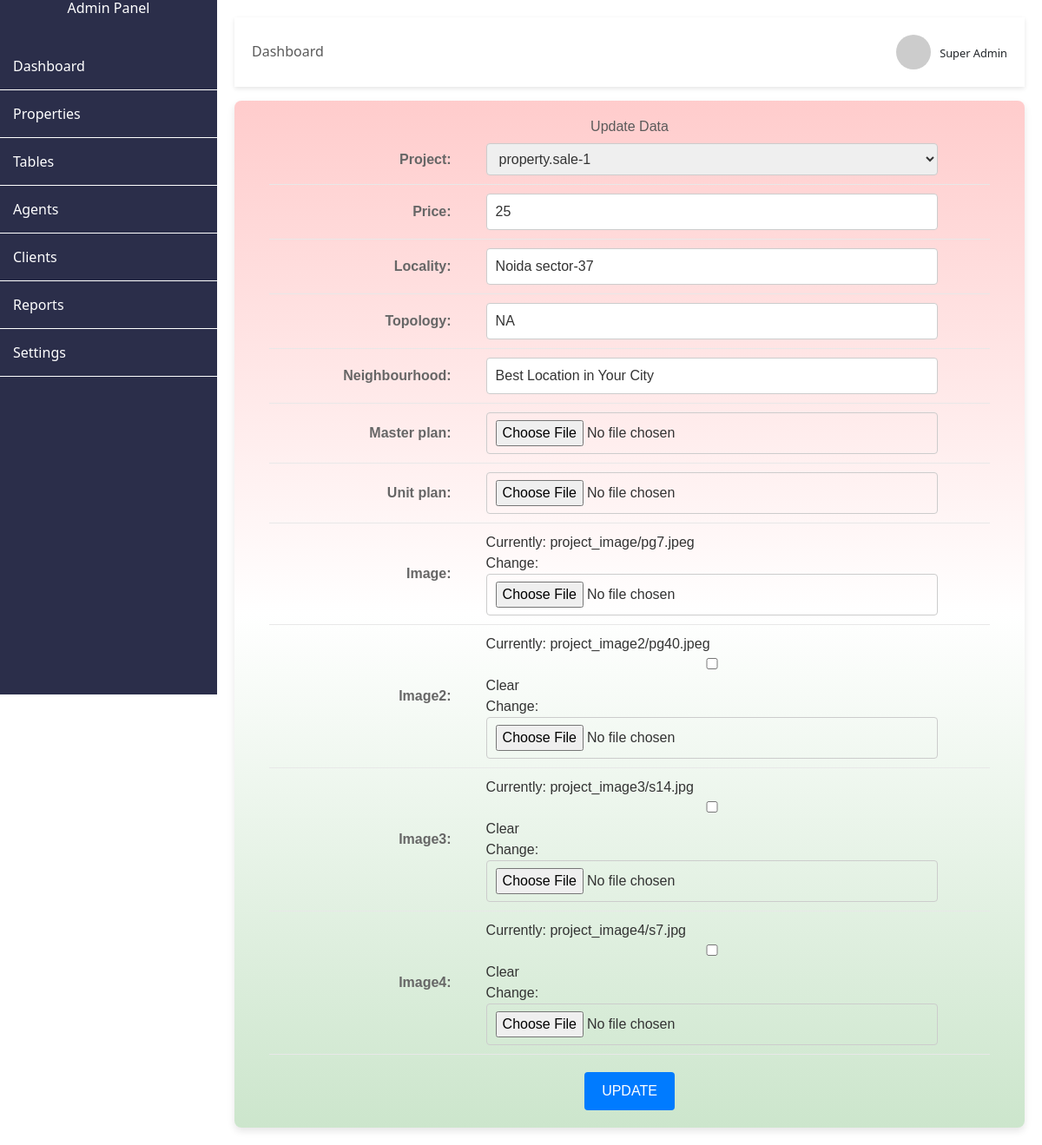
The app's page /update_record/projectTable/1/ with its own data.
### myapp/models.py (models this page shows)
class projectTable(models.Model):
    project=models.ForeignKey(Project,related_name="project",on_delete=models.CASCADE)
    price=models.CharField(max_length=50,default='')
    locality=models.CharField(max_length=50,default='')
    topology=models.CharField(max_length=50,default='')
    neighbourhood=models.CharField(max_length=100,default='Best Location in Your City')
    master_plan=models.FileField(upload_to="master_plans/",blank=True,null=True)
    unit_plan=models.FileField(upload_to="unit_plans/",blank=True,null=True)
    image=models.FileField(upload_to="project_image/")
    image2=models.FileField(upload_to="project_image2/",blank=True,null=True)
    image3=models.FileField(upload_to="project_image3/",blank=True,null=True)
    image4=models.FileField(upload_to="project_image4/",blank=True,null=True)

### myapp/views.py (the view, shortened to what this page needs)
# urls.py: path('update_record/<str:model_name>/<int:pk>/', views.update_record, name='update_record'),
def update_record(request, model_name, pk):
    form_class = buildForm(model_name)
    ModelClass=None
    try:
        ModelClass = apps.get_model(app_label='api', model_name=model_name)
    except:
        ModelClass = apps.get_model(app_label='myapp', model_name=model_name)
    instance = get_object_or_404(ModelClass, pk=pk)
    FormClass = modelform_factory(ModelClass, fields='__all__')
    form = FormClass(instance=instance)
    context={
        'form': form,
        'instance': instance
        }
    return render(request, 'administrator/update_form.html', context)

### api/models.py (called while the page is built)
    def __str__(self):
        return self.name

### myapp/forms.py (called while the page is built)
def buildForm(name):
    class DynamicForm(forms.ModelForm):
        class Meta:
            model=None
            try:
                model = apps.get_model('myapp', name)
            except LookupError:
                model = apps.get_model('api', name)
            model = model
            fields = '__all__'
    return DynamicForm

### templates/administrator/update_form.html (shortened to what this page needs)
{% extends 'administrator/base.html' %}
{% block content %}
    <div class="container mt-3">
        <h1>Update Data</h1>
        <form method="post" enctype="multipart/form-data">
            <table class="form-table">
                {% for field in form %}
                <tr>
                    <td class="label">{{ field.label_tag }}</td>
                    <td class="input">{{ field }}</td>
                </tr>
                {% endfor %}
            </table>
            <div class="form-actions">
                <button type="submit" class="submit-btn">UPDATE</button>
            </div>
        </form>
    </div>
{% endblock content %}

### static/administrator.css (style rules this page uses)
body { background-color: #f8f9fa; }
body { font-family: 'Arial', sans-serif; background: #f4f4f9; margin: 0; padding: 0; display: flex; }

### templates/administrator/update_form.html (style rules this page uses)
.container { background-color: rgba(255, 255, 255, 0.96); padding: 20px 40px; border-radius: 8px; box-shadow: 0 4px 8px rgba(0, 0, 0, 0.1); width: 100%; font-family: Arial, sans-serif; background: linear-gradient(to bottom, rgba(255, 0, 0, 0.2), rgba(255, 255, 255, 0.2) 50%, rgba(0, 128, 0, 0.2) 100%); color: #333; justify-content: center; align-items: center; margin: 0; }
h1 { text-align: center; margin-bottom: 20px; color: #5a5a5a; }
.form-table { width: 100%; border-collapse: collapse; margin-bottom: 20px; }
.form-table tr { border-bottom: 1px solid #e8e8e8; }
.form-table .label { text-align: right; padding: 10px 20px; font-weight: bold; color: #666; }
.form-table .input { padding: 10px 20px; text-align: left; }
.form-table .input input[type="checkbox"] { margin-right: 10px; }
.form-table .input input[type="checkbox"] + label { display: inline; }
.form-table .input input, .form-table .input select, .form-table .input textarea { width: calc(100% - 40px); padding: 8px 10px; border: 1px solid #ccc; border-radius: 4px; transition: border-color 0.3s; }
.form-actions { text-align: center; }
.submit-btn { background-color: #007bff; color: #fff; border: none; padding: 10px 20px; border-radius: 4px; cursor: pointer; font-size: 16px; transition: background-color 0.3s; }

### records on screen
projectTable: form "property.sale-1" "25" "Noida sector-37" "NA" "Best Location in Your City"

### other values on screen
{{ field.label_tag }} "Project:" "Price:" "Locality:" "Topology:" "Neighbourhood:" "Master plan:" "Unit plan:" "Image:" "Image2:" "Image3:" "Image4:"
